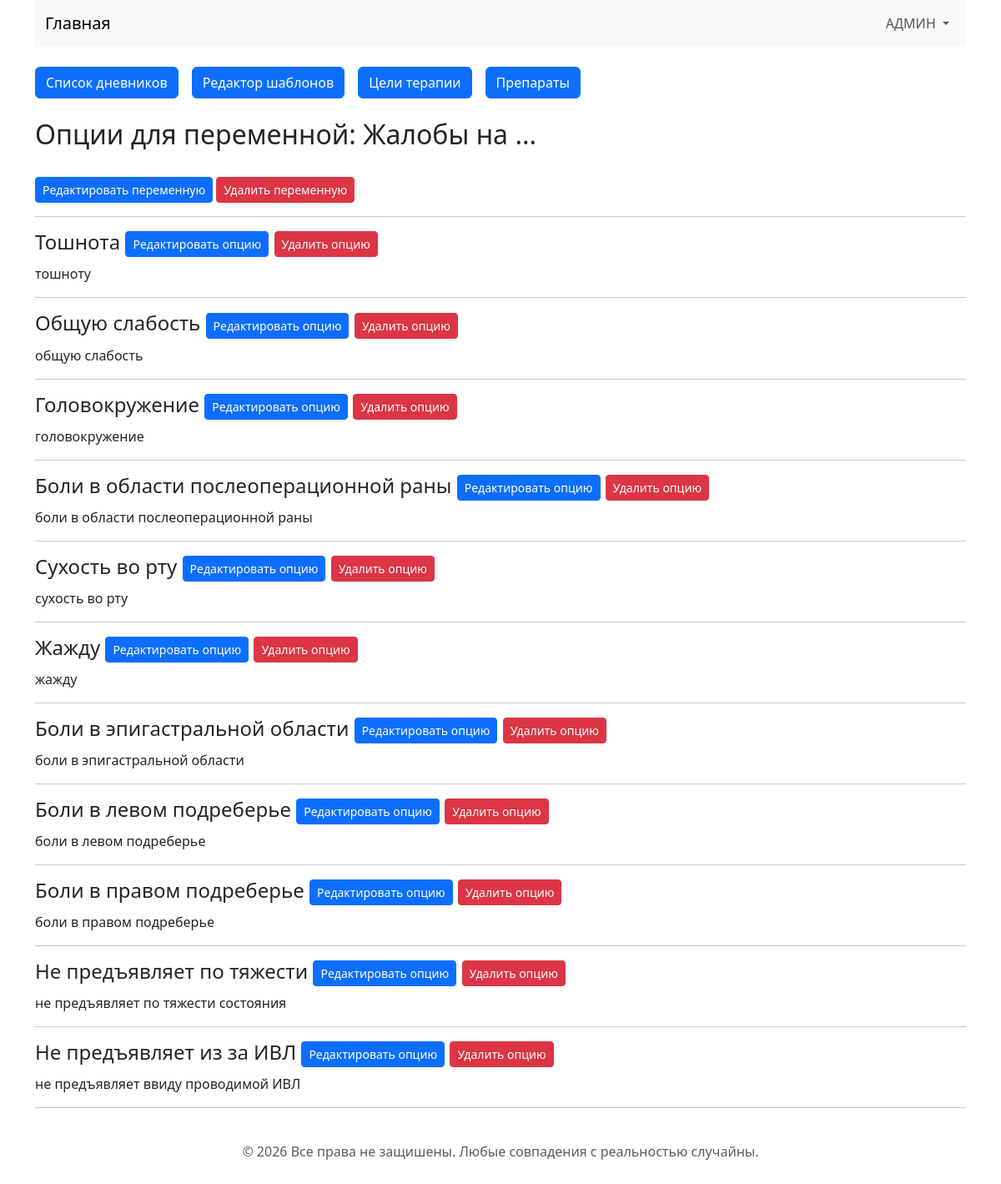
The page /categories/1/options (signed in) on the database as committed earlier.
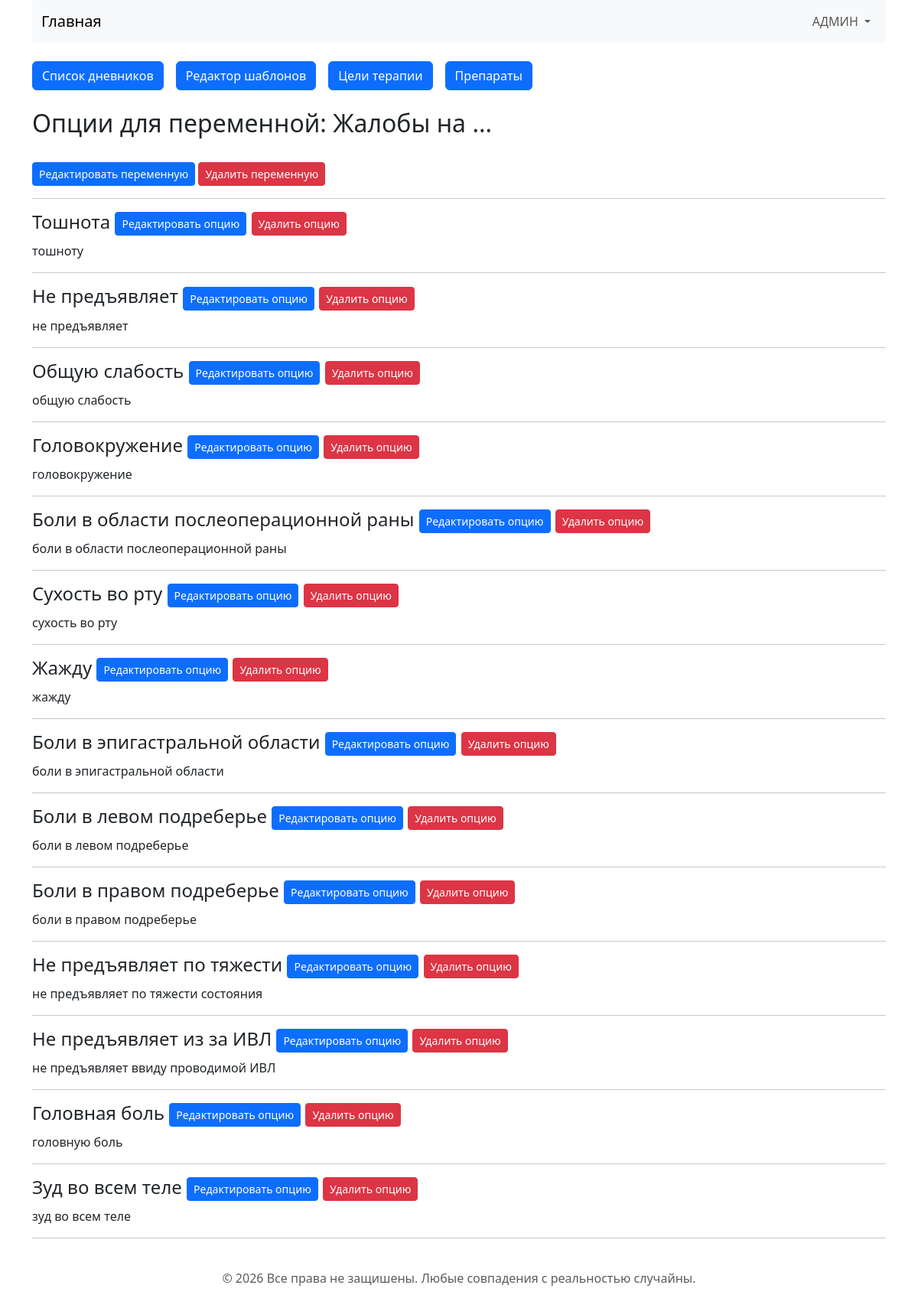
The same page on the database as committed later.
### app.py (models this page shows)
class TemplateVariable(db.Model):
    __tablename__ = "template_variable"
    id = db.Column(db.Integer, primary_key=True)
    category_id = db.Column(
        db.Integer,
        db.ForeignKey("category.id"),
        nullable=False,
    )
    name = db.Column(db.String(100), nullable=False, unique=False)
    label = db.Column(db.String(150), nullable=False)
    field_type = db.Column(db.String(30), nullable=False)
    required = db.Column(db.Boolean, default=False, nullable=False)
    options = db.relationship(
        "VariableOption",
        backref="variable",
        cascade="all, delete-orphan",
    )
    __table_args__ = (
        db.UniqueConstraint(
            "category_id",
            "name",
            name="unique_category_variable",
        ),
    )

class VariableOption(db.Model):
    __tablename__ = "variable_option"
    id = db.Column(db.Integer, primary_key=True)
    variable_id = db.Column(
        db.Integer,
        db.ForeignKey("template_variable.id"),
        nullable=False,
    )
    value = db.Column(db.String(255), nullable=False)
    output_value = db.Column(db.String(255), nullable=False)
    order = db.Column(db.Integer, nullable=False)

### app.py (the view)
@app.route("/categories/<int:variable_id>/options")
@login_required
def list_options(variable_id):
    variable = TemplateVariable.query.get_or_404(variable_id)
    options = (
        VariableOption.query.filter_by(variable_id=variable_id)
        .order_by(VariableOption.order)
        .all()
    )
    return render_template(
        "list_options.html",
        options=options,
        variable=variable,
    )

### app.py (called while the page is built)
@login_manager.user_loader
def load_user(user_id):
    return db.session.get(User, int(user_id))

### templates/list_options.html (shortened to what this page needs)
{% extends "base.html" %}
{% block content %}
<div class="container">
    <h2>Опции для переменной: {{ variable.label }}</h2>
    <br>
    <a href="{{ url_for('edit_variable', variable_id=variable.id) }}"
       class="btn btn-primary btn-sm">
        Редактировать переменную
    </a>
    <form action="{{ url_for('del_variable', variable_id=variable.id) }}"
          method="POST"
          style="display: inline;">
        <button type="submit"
                class="btn btn-danger btn-sm"
                onclick="return confirm('Вы уверены, что хотите удалить переменную?')">
            Удалить переменную
        </button>
    </form>
    <br><hr>
    {% for option in options %}
    <div>
        <h4>
            {{ option.value }}
            <a href="{{ url_for('edit_option', variable_id=variable.id, option_id=option.id) }}"
               class="btn btn-primary btn-sm">
                Редактировать опцию
            </a>
            <form action="{{ url_for('delete_option', variable_id=variable.id, option_id=option.id) }}"
                  method="POST"
                  style="display: inline;">
                <button type="submit"
                        class="btn btn-danger btn-sm"
                        onclick="return confirm('Вы уверены, что хотите удалить опцию?')">
                    Удалить опцию
                </button>
            </form>
        </h4>
        <p>{{ option.output_value }}</p>
        <hr>
    </div>
    {% endfor %}
</div>
{% endblock content %}

### templates/base.html (shortened to what this page needs)
<!doctype html>
<html lang="ru">
  <head>
    <link href="https://cdn.jsdelivr.net/npm/bootstrap@5.3.3/dist/css/bootstrap.min.css" rel="stylesheet">
  </head>
  <body>
    {% include 'includes/_header.html' %}
    {% block content %}
    {% endblock content %}
    {% include 'includes/_footer.html' %}
  </body>
</html>

### templates/includes/_header.html (shortened to what this page needs)
<div class="container">
<nav class="navbar navbar-expand-lg bg-body-tertiary">
  <div class="container-fluid">
    <a class="navbar-brand" href="{{ url_for('index') }}">Главная</a>
      <ul class="navbar-nav">
                    <li class="nav-item dropdown">
                        <a class="nav-link dropdown-toggle"
                           href="#"
                           role="button"
                           data-bs-toggle="dropdown"
                           aria-expanded="false">
                            {% if not current_user.is_authenticated %}
                            Пользователь
                            {% else %}
                            АДМИН
                            {% endif %}
                        </a>
                    </li>
                </ul>
  </div>
</nav><br>
<ul class="nav nav-underline">
   {% if not current_user.is_authenticated %}
  <li class="nav-item">
    <a class="btn btn-primary" href="{{ url_for('list_diaries') }}">Список дневников</a>
  </li>
  {% else %}
  <li class="nav-item">
    <a class="btn btn-primary" href="{{ url_for('list_diaries') }}" role="button">Список дневников</a>
  </li>
  <li class="nav-item">
     <a class="btn btn-primary" href="{{ url_for('list_categories') }}" role="button">Редактор шаблонов</a>
  </li>
  <li class="nav-item">
    <a class="btn btn-primary" href="{{ url_for('list_therapy_purposes') }}" role="button">
        Цели терапии
    </a>
</li>
<li class="nav-item">
    <a class="btn btn-primary" href="{{ url_for('list_therapy_medications') }}" role="button">
        Препараты
    </a>
</li>
  {% endif %}
</ul><br>
</div>

### templates/includes/_footer.html
<footer class="py-3 my-4">
    <p class="text-center text-body-secondary">© 2026 Все права не защишены. Любые совпадения с реальностью случайны.</p>
  </footer>

Rows that differ between the two databases and show on the page:
added VariableOption: value "Не предъявляет", output_value "не предъявляет"
added VariableOption: value "Головная боль", output_value "головную боль"
added VariableOption: value "Зуд во всем теле", output_value "зуд во всем теле"
